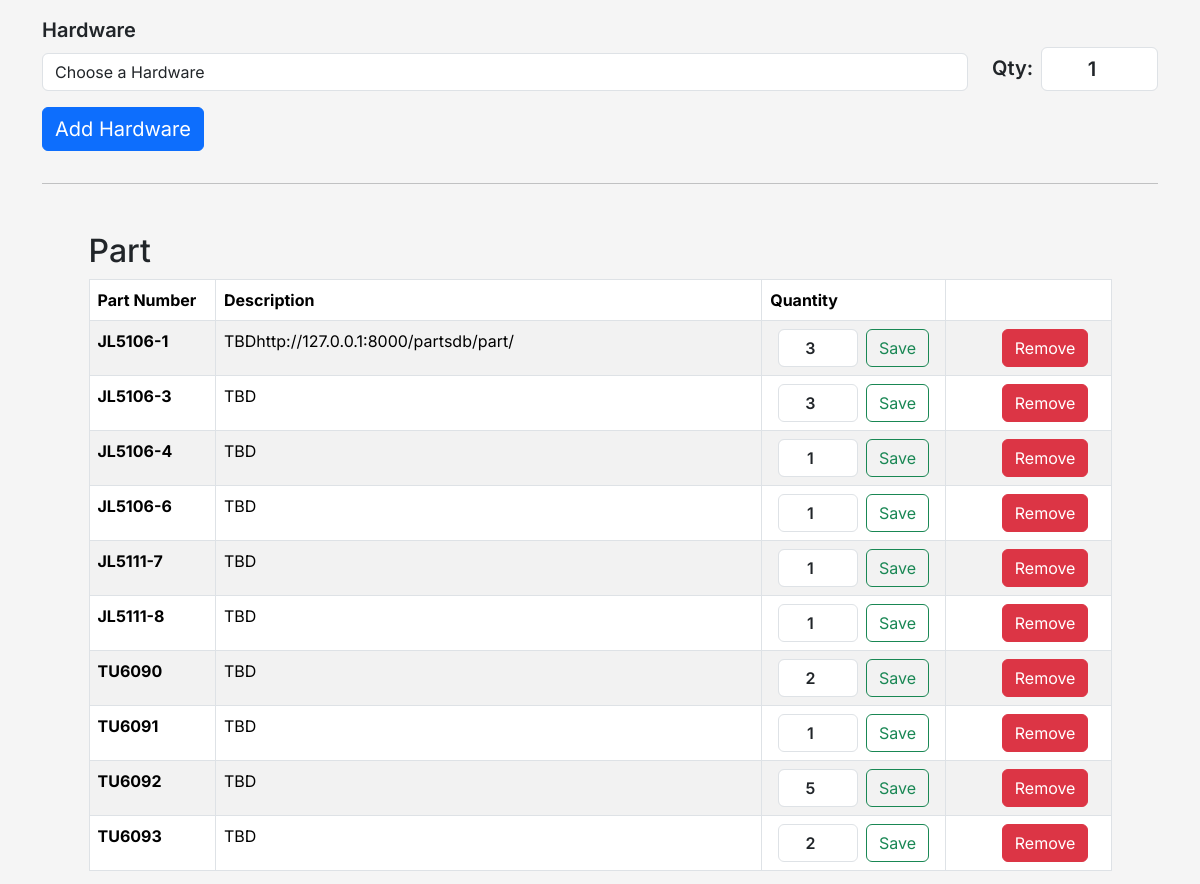
Page /partsdb/hardwarekit/15 (signed in, middle part) on the earlier database version.
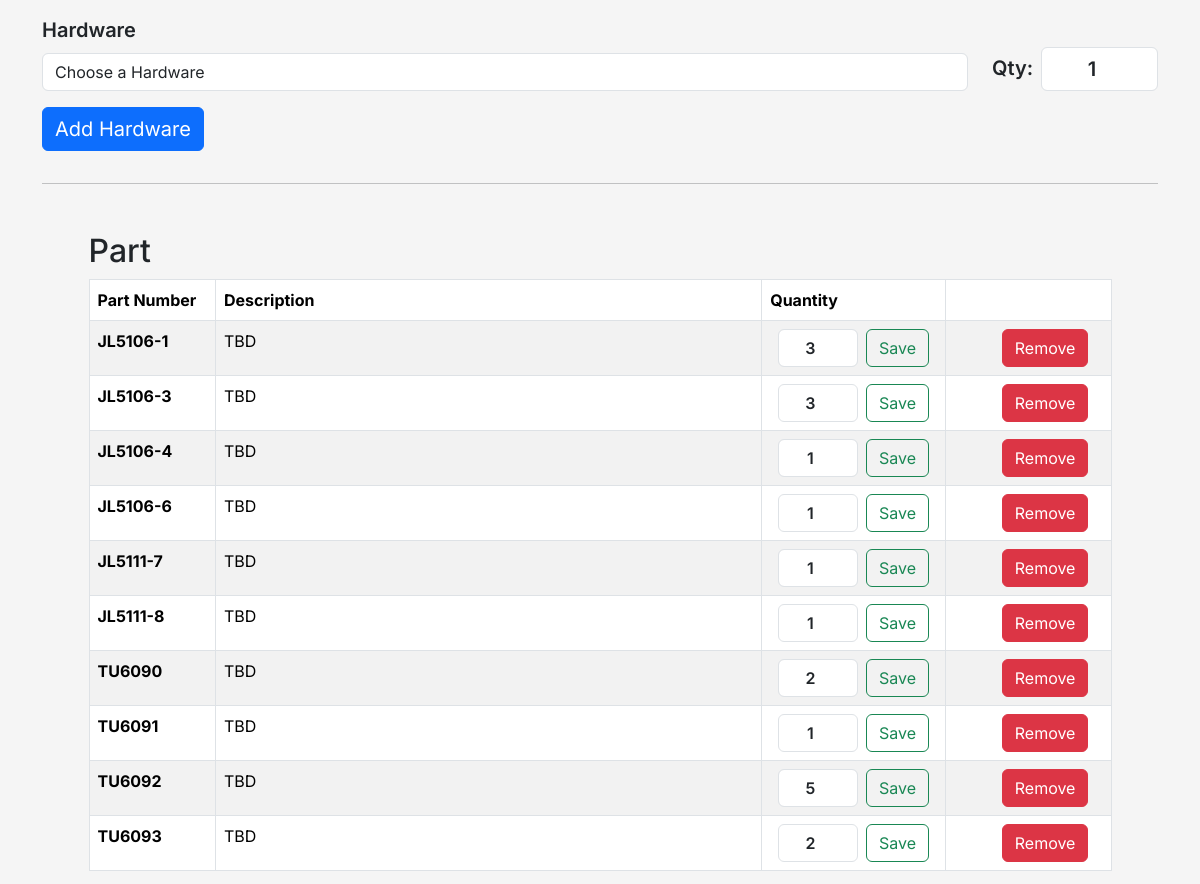
Same page on the later database version.
### partsdatabase/models.py (models this page shows)
class PartHKAssembly(models.Model):
    class Meta:
        unique_together = [('hardware_kit', 'part')]
        ordering = ['part']
    hardware_kit = models.ForeignKey(HardwareKit, on_delete=models.CASCADE)
    part = models.ForeignKey(Part, on_delete=models.CASCADE)
    quantity = models.PositiveIntegerField(default=1, validators=[MinValueValidator(1)])

class Part(models.Model):
    def __str__(self):
        return self.name
    name = models.CharField(max_length=20, unique=True)
    description = models.TextField(max_length=500)
    location = models.CharField(max_length=10, default='A01', blank=True)
    quantity = models.IntegerField()
    reorder_quantity = models.PositiveIntegerField()
    unit_price = models.DecimalField(decimal_places=2, max_digits=20)

### partsdatabase/views.py (the view)
# urls.py: path('hardwarekit/<int:hardwarekit_id>', views.details_hardwarekit, name='details_hardwarekit'),
@login_required
def details_hardwarekit(request, hardwarekit_id):
    hardwarekit = HardwareKit.objects.get(pk=hardwarekit_id)
    hardware_form = HardwareKitAssemblyForm(request.POST or None, hardware_kit=hardwarekit.id)
    part_form = PartHKAssemblyForm(request.POST or None, hardware_kit=hardwarekit.id)
    hk_form = HardwareKitForm(request.POST or None, instance=hardwarekit)
    context = {
        'hardwarekit': hardwarekit,
        'hardware_form': hardware_form,
        'part_form': part_form,
        'hk_form': hk_form,
    }
    return render(request, 'partsdatabase/hardwarekit/hardwarekit_details.html', context)

### partsdatabase/forms.py
class HardwareKitAssemblyForm(forms.ModelForm):
    def __init__(self, *args, hardware_kit=None, **kwargs):
        super().__init__(*args, **kwargs)
        if hardware_kit:
            hk = HardwareKit.objects.get(pk=hardware_kit)
            used_hw = HardwareKitAssembly.objects.filter(hardware_kit=hk).values_list('hardware', flat=True)
            available_hw = Hardware.objects.exclude(pk__in=used_hw)
            self.fields['hardware'].choices = [('', 'Choose a Hardware')] + [
                (hw.id, f"{hw.name}: {hw.description}")
                for hw in available_hw]
    class Meta:
        model = HardwareKitAssembly
        fields = '__all__'
        widgets = {
            'hardware_kit': forms.HiddenInput(),
            'hardware': forms.Select(attrs={'class': 'form-control'}),
            'quantity': forms.NumberInput(attrs={'class': 'form-control fw-semibold fs-5 text-center'})
        }

### partsdatabase/models.py (called while the page is built)
    def __str__(self):
        return self.name

    def __str__(self):
        return self.name

### partsdatabase/templates/partsdatabase/hardwarekit/hardwarekit_details.html (shortened to what this page needs)
{%  extends 'partsdatabase/componets/base.html' %}
{%  load static %}
{% block body %}
    <div class="container pt-5">
        {% include 'partsdatabase/hardwarekit/hardware_hk.html' %}
        <hr class="mb-5">
        {%  include 'partsdatabase/hardwarekit/parts_hk.html' %}
    </div>
{% endblock %}

### partsdatabase/templates/partsdatabase/hardwarekit/part_hk_table.html (shortened to what this page needs)
<section class="col-11 mx-auto">
    <h2>Part</h2>
{% if hardwarekit.parthkassembly_set.all %}
<table class="table table-bordered table-striped">
    <thead>
        <th>Part Number</th>
        <th>Description</th>
        <th>Quantity</th>
        {% if user.is_staff %}
        <th></th>
        {%  endif %}
    </thead>
    <tbody>
        {% for part in hardwarekit.parthkassembly_set.all  %}
            <tr>
                <td><strong>{{ part.part }}</strong></td>
                <td class="table-no-overflow hardware-description" style="max-width: 300px;">{{ part.part.description }}</td>
                <td>
                    {% if user.is_staff %}
                    <form action="{% url 'partsdatabase:part_hk_form_edit' hardwarekit_id=hardwarekit.id part_id=part.id %}" method="POST" class="edit_hk_part_conts d-flex justify-content-center">
                        <div class="d-flex">
                            <input type="number" class="form-control edit_hk_part fw-semibold" name="part_qty_{{ part.id }}" id="part_qty_{{ part.id }}" value="{{ part.quantity }}" min="0" >
                            <button type="submit" class=" ms-2 btn btn-outline-success">Save</button>
                        </div>
                    </form>
                        {% else %}
                        <span class="ps-2">
                            {{ part.quantity }}
                        </span>
                        {% endif %}
                </td>
                {% if user.is_staff %}
                <td><a href="{% url 'partsdatabase:part_hk_form_delete' hardwarekit_id=hardwarekit.id part_id=part.id %}" class="btn btn-danger ms-5 delete_btn_static">Remove</a></td>
                {%  endif %}
            </tr>
        {% endfor %}
    </tbody>
</table>
{% else %}
    <hr>
    <p class="fs-4 text-secondary">No part currently in hardware kit.</p>
{% endif %}
</section>

Differences in the rows shown:
changed through a linked row, PartHKAssembly "JL5106-1": part.description "TBDhttp://127.0.0.1:8000/partsdb/part/" → "TBD"
